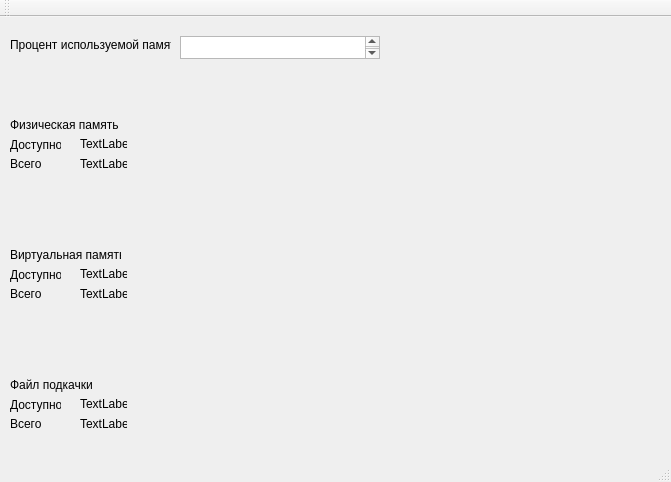
<?xml version="1.0" encoding="UTF-8"?>
<ui version="4.0">
 <class>MainWindow</class>
 <widget class="QMainWindow" name="MainWindow">
  <property name="geometry">
   <rect>
    <x>0</x>
    <y>0</y>
    <width>671</width>
    <height>482</height>
   </rect>
  </property>
  <property name="windowTitle">
   <string>MainWindow</string>
  </property>
  <widget class="QWidget" name="centralWidget">
   <widget class="QLabel" name="v_all">
    <property name="geometry">
     <rect>
      <x>80</x>
      <y>270</y>
      <width>47</width>
      <height>13</height>
     </rect>
    </property>
    <property name="text">
     <string>TextLabel</string>
    </property>
   </widget>
   <widget class="QLabel" name="phys_awail">
    <property name="geometry">
     <rect>
      <x>80</x>
      <y>120</y>
      <width>47</width>
      <height>13</height>
     </rect>
    </property>
    <property name="text">
     <string>TextLabel</string>
    </property>
   </widget>
   <widget class="QLabel" name="v_awail">
    <property name="geometry">
     <rect>
      <x>80</x>
      <y>250</y>
      <width>47</width>
      <height>13</height>
     </rect>
    </property>
    <property name="text">
     <string>TextLabel</string>
    </property>
   </widget>
   <widget class="QLabel" name="phys_all">
    <property name="geometry">
     <rect>
      <x>80</x>
      <y>140</y>
      <width>47</width>
      <height>13</height>
     </rect>
    </property>
    <property name="text">
     <string>TextLabel</string>
    </property>
   </widget>
   <widget class="QLabel" name="page_awail">
    <property name="geometry">
     <rect>
      <x>80</x>
      <y>380</y>
      <width>47</width>
      <height>13</height>
     </rect>
    </property>
    <property name="text">
     <string>TextLabel</string>
    </property>
   </widget>
   <widget class="QLabel" name="proc">
    <property name="geometry">
     <rect>
      <x>10</x>
      <y>20</y>
      <width>161</width>
      <height>16</height>
     </rect>
    </property>
    <property name="text">
     <string>Процент используемой памяти</string>
    </property>
   </widget>
   <widget class="QLabel" name="page_all">
    <property name="geometry">
     <rect>
      <x>80</x>
      <y>400</y>
      <width>47</width>
      <height>13</height>
     </rect>
    </property>
    <property name="text">
     <string>TextLabel</string>
    </property>
   </widget>
   <widget class="QTextEdit" name="textEdit">
    <property name="geometry">
     <rect>
      <x>180</x>
      <y>19</y>
      <width>200</width>
      <height>23</height>
     </rect>
    </property>
   </widget>
   <widget class="QLabel" name="sec">
    <property name="geometry">
     <rect>
      <x>10</x>
      <y>100</y>
      <width>111</width>
      <height>16</height>
     </rect>
    </property>
    <property name="text">
     <string>Физическая память</string>
    </property>
   </widget>
   <widget class="QLabel" name="sec_2">
    <property name="geometry">
     <rect>
      <x>10</x>
      <y>230</y>
      <width>111</width>
      <height>16</height>
     </rect>
    </property>
    <property name="text">
     <string>Виртуальная память</string>
    </property>
   </widget>
   <widget class="QLabel" name="sec_3">
    <property name="geometry">
     <rect>
      <x>10</x>
      <y>360</y>
      <width>111</width>
      <height>16</height>
     </rect>
    </property>
    <property name="text">
     <string>Файл подкачки</string>
    </property>
   </widget>
   <widget class="QLabel" name="label">
    <property name="geometry">
     <rect>
      <x>10</x>
      <y>120</y>
      <width>51</width>
      <height>16</height>
     </rect>
    </property>
    <property name="text">
     <string>Доступно</string>
    </property>
   </widget>
   <widget class="QLabel" name="label_2">
    <property name="geometry">
     <rect>
      <x>10</x>
      <y>140</y>
      <width>47</width>
      <height>13</height>
     </rect>
    </property>
    <property name="text">
     <string>Всего</string>
    </property>
   </widget>
   <widget class="QLabel" name="label_3">
    <property name="geometry">
     <rect>
      <x>10</x>
      <y>270</y>
      <width>47</width>
      <height>13</height>
     </rect>
    </property>
    <property name="text">
     <string>Всего</string>
    </property>
   </widget>
   <widget class="QLabel" name="label_4">
    <property name="geometry">
     <rect>
      <x>10</x>
      <y>250</y>
      <width>51</width>
      <height>16</height>
     </rect>
    </property>
    <property name="text">
     <string>Доступно</string>
    </property>
   </widget>
   <widget class="QLabel" name="label_5">
    <property name="geometry">
     <rect>
      <x>10</x>
      <y>400</y>
      <width>47</width>
      <height>13</height>
     </rect>
    </property>
    <property name="text">
     <string>Всего</string>
    </property>
   </widget>
   <widget class="QLabel" name="label_6">
    <property name="geometry">
     <rect>
      <x>10</x>
      <y>380</y>
      <width>51</width>
      <height>16</height>
     </rect>
    </property>
    <property name="text">
     <string>Доступно</string>
    </property>
   </widget>
  </widget>
  <widget class="QMenuBar" name="menuBar">
   <property name="geometry">
    <rect>
     <x>0</x>
     <y>0</y>
     <width>671</width>
     <height>21</height>
    </rect>
   </property>
  </widget>
  <widget class="QToolBar" name="mainToolBar">
   <attribute name="toolBarArea">
    <enum>TopToolBarArea</enum>
   </attribute>
   <attribute name="toolBarBreak">
    <bool>false</bool>
   </attribute>
  </widget>
  <widget class="QStatusBar" name="statusBar"/>
 </widget>
 <layoutdefault spacing="6" margin="11"/>
 <resources/>
 <connections/>
</ui>
